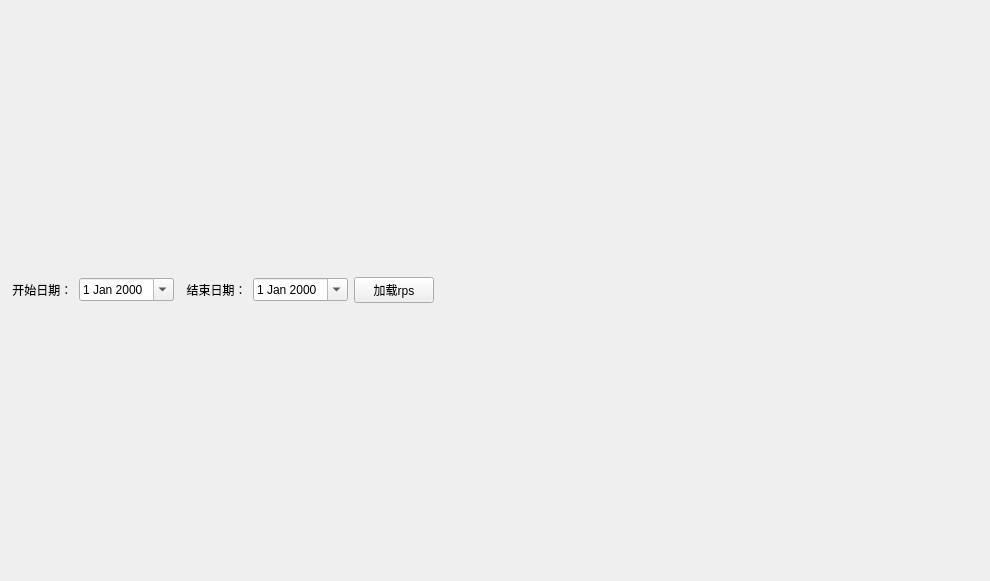
<?xml version="1.0" encoding="UTF-8"?>
<ui version="4.0">
 <class>DockWidget</class>
 <widget class="QDockWidget" name="DockWidget">
  <property name="geometry">
   <rect>
    <x>0</x>
    <y>0</y>
    <width>990</width>
    <height>581</height>
   </rect>
  </property>
  <property name="windowTitle">
   <string/>
  </property>
  <widget class="QWidget" name="dockWidgetContents">
   <layout class="QVBoxLayout" name="verticalLayout" stretch="0,10">
    <item>
     <layout class="QHBoxLayout" name="horizontalLayout">
      <item>
       <widget class="QLabel" name="label">
        <property name="text">
         <string> 开始日期：</string>
        </property>
       </widget>
      </item>
      <item>
       <widget class="QDateEdit" name="dte_start">
        <property name="calendarPopup">
         <bool>true</bool>
        </property>
       </widget>
      </item>
      <item>
       <widget class="QLabel" name="label_2">
        <property name="text">
         <string>  结束日期：</string>
        </property>
       </widget>
      </item>
      <item>
       <widget class="QDateEdit" name="dte_end">
        <property name="calendarPopup">
         <bool>true</bool>
        </property>
       </widget>
      </item>
      <item>
       <layout class="QHBoxLayout" name="layout_rps">
        <property name="spacing">
         <number>7</number>
        </property>
        <property name="sizeConstraint">
         <enum>QLayout::SetFixedSize</enum>
        </property>
        <property name="leftMargin">
         <number>0</number>
        </property>
       </layout>
      </item>
      <item>
       <widget class="QPushButton" name="LoadData">
        <property name="text">
         <string> 加载rps </string>
        </property>
       </widget>
      </item>
      <item>
       <spacer name="horizontalSpacer">
        <property name="orientation">
         <enum>Qt::Horizontal</enum>
        </property>
        <property name="sizeHint" stdset="0">
         <size>
          <width>40</width>
          <height>20</height>
         </size>
        </property>
       </spacer>
      </item>
     </layout>
    </item>
    <item>
     <layout class="QVBoxLayout" name="PlotlyLayout"/>
    </item>
   </layout>
  </widget>
 </widget>
 <resources/>
 <connections/>
</ui>
